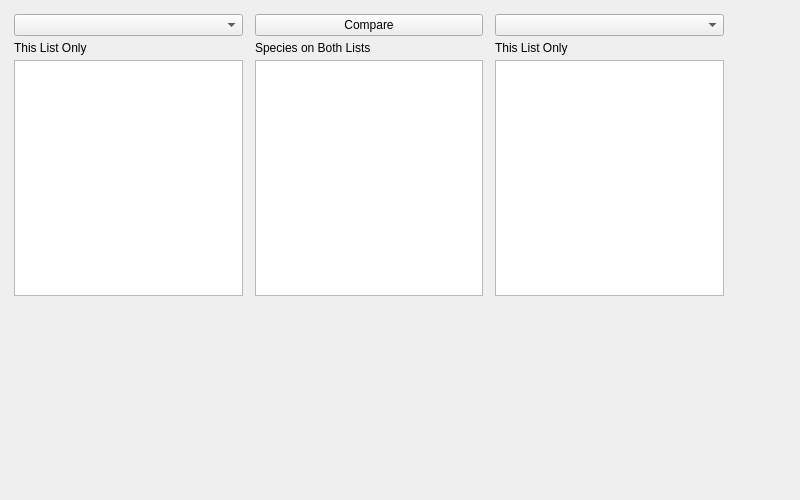
<?xml version="1.0" encoding="UTF-8"?>
<ui version="4.0">
 <class>frmCompare</class>
 <widget class="QWidget" name="frmCompare">
  <property name="geometry">
   <rect>
    <x>0</x>
    <y>0</y>
    <width>800</width>
    <height>500</height>
   </rect>
  </property>
  <property name="sizePolicy">
   <sizepolicy hsizetype="Preferred" vsizetype="Preferred">
    <horstretch>0</horstretch>
    <verstretch>0</verstretch>
   </sizepolicy>
  </property>
  <property name="acceptDrops">
   <bool>false</bool>
  </property>
  <property name="windowTitle">
   <string>Compare Lists</string>
  </property>
  <property name="windowIcon">
   <iconset resource="icons.qrc">
    <normaloff>:/icon_compare.png</normaloff>:/icon_compare.png</iconset>
  </property>
  <widget class="QScrollArea" name="scrollArea">
   <property name="geometry">
    <rect>
     <x>9</x>
     <y>9</y>
     <width>720</width>
     <height>292</height>
    </rect>
   </property>
   <property name="frameShape">
    <enum>QFrame::NoFrame</enum>
   </property>
   <property name="frameShadow">
    <enum>QFrame::Plain</enum>
   </property>
   <property name="widgetResizable">
    <bool>true</bool>
   </property>
   <widget class="QWidget" name="scrollAreaWidgetContents">
    <property name="geometry">
     <rect>
      <x>0</x>
      <y>0</y>
      <width>720</width>
      <height>292</height>
     </rect>
    </property>
    <property name="sizePolicy">
     <sizepolicy hsizetype="Expanding" vsizetype="Expanding">
      <horstretch>0</horstretch>
      <verstretch>0</verstretch>
     </sizepolicy>
    </property>
    <layout class="QHBoxLayout" name="horizontalLayout">
     <property name="spacing">
      <number>2</number>
     </property>
     <property name="leftMargin">
      <number>0</number>
     </property>
     <property name="topMargin">
      <number>0</number>
     </property>
     <property name="rightMargin">
      <number>0</number>
     </property>
     <property name="bottomMargin">
      <number>0</number>
     </property>
     <item>
      <widget class="QFrame" name="frame">
       <property name="frameShape">
        <enum>QFrame::NoFrame</enum>
       </property>
       <property name="frameShadow">
        <enum>QFrame::Plain</enum>
       </property>
       <property name="lineWidth">
        <number>0</number>
       </property>
       <layout class="QVBoxLayout" name="verticalLayout_2">
        <property name="spacing">
         <number>5</number>
        </property>
        <property name="leftMargin">
         <number>5</number>
        </property>
        <property name="topMargin">
         <number>5</number>
        </property>
        <property name="rightMargin">
         <number>5</number>
        </property>
        <property name="bottomMargin">
         <number>5</number>
        </property>
        <item>
         <widget class="QComboBox" name="cboListsLeft"/>
        </item>
        <item>
         <widget class="QLabel" name="lblLeftListOnly">
          <property name="text">
           <string>This List Only</string>
          </property>
         </widget>
        </item>
        <item>
         <widget class="QListWidget" name="lstLeftOnly">
          <property name="spacing">
           <number>2</number>
          </property>
          <property name="sortingEnabled">
           <bool>false</bool>
          </property>
         </widget>
        </item>
       </layout>
      </widget>
     </item>
     <item>
      <widget class="QFrame" name="frame_2">
       <property name="frameShape">
        <enum>QFrame::NoFrame</enum>
       </property>
       <property name="frameShadow">
        <enum>QFrame::Plain</enum>
       </property>
       <property name="lineWidth">
        <number>0</number>
       </property>
       <layout class="QVBoxLayout" name="verticalLayout_3">
        <property name="spacing">
         <number>5</number>
        </property>
        <property name="leftMargin">
         <number>5</number>
        </property>
        <property name="topMargin">
         <number>5</number>
        </property>
        <property name="rightMargin">
         <number>5</number>
        </property>
        <property name="bottomMargin">
         <number>5</number>
        </property>
        <item>
         <widget class="QPushButton" name="btnCompare">
          <property name="text">
           <string>Compare</string>
          </property>
         </widget>
        </item>
        <item>
         <widget class="QLabel" name="lblBothLists">
          <property name="text">
           <string>Species on Both Lists</string>
          </property>
         </widget>
        </item>
        <item>
         <widget class="QListWidget" name="lstBoth">
          <property name="spacing">
           <number>2</number>
          </property>
          <property name="sortingEnabled">
           <bool>false</bool>
          </property>
         </widget>
        </item>
       </layout>
      </widget>
     </item>
     <item>
      <widget class="QFrame" name="frame_3">
       <property name="frameShape">
        <enum>QFrame::NoFrame</enum>
       </property>
       <property name="frameShadow">
        <enum>QFrame::Plain</enum>
       </property>
       <property name="lineWidth">
        <number>0</number>
       </property>
       <layout class="QVBoxLayout" name="verticalLayout_4">
        <property name="spacing">
         <number>5</number>
        </property>
        <property name="leftMargin">
         <number>5</number>
        </property>
        <property name="topMargin">
         <number>5</number>
        </property>
        <property name="rightMargin">
         <number>5</number>
        </property>
        <property name="bottomMargin">
         <number>5</number>
        </property>
        <item>
         <widget class="QComboBox" name="cboListsRight"/>
        </item>
        <item>
         <widget class="QLabel" name="lblRightListOnly">
          <property name="text">
           <string>This List Only</string>
          </property>
         </widget>
        </item>
        <item>
         <widget class="QListWidget" name="lstRightOnly">
          <property name="spacing">
           <number>2</number>
          </property>
          <property name="sortingEnabled">
           <bool>false</bool>
          </property>
         </widget>
        </item>
       </layout>
      </widget>
     </item>
    </layout>
   </widget>
  </widget>
 </widget>
 <resources>
  <include location="icons.qrc"/>
 </resources>
 <connections/>
</ui>
